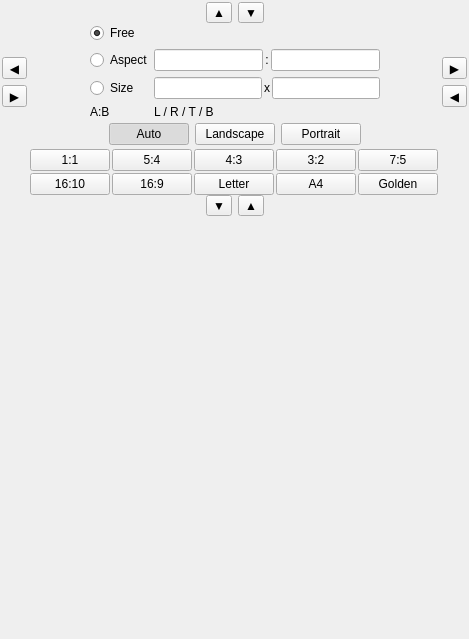
<?xml version="1.0" encoding="UTF-8"?>
<ui version="4.0">
 <class>Cropper</class>
 <widget class="QWidget" name="Cropper">
  <property name="geometry">
   <rect>
    <x>0</x>
    <y>0</y>
    <width>469</width>
    <height>639</height>
   </rect>
  </property>
  <property name="windowTitle">
   <string>Form</string>
  </property>
  <layout class="QVBoxLayout" name="verticalLayout_3">
   <property name="spacing">
    <number>0</number>
   </property>
   <property name="margin">
    <number>2</number>
   </property>
   <item>
    <widget class="QWidget" name="widget" native="true">
     <layout class="QHBoxLayout" name="horizontalLayout">
      <property name="topMargin">
       <number>0</number>
      </property>
      <property name="bottomMargin">
       <number>0</number>
      </property>
      <item>
       <spacer name="horizontalSpacer">
        <property name="orientation">
         <enum>Qt::Horizontal</enum>
        </property>
        <property name="sizeHint" stdset="0">
         <size>
          <width>97</width>
          <height>20</height>
         </size>
        </property>
       </spacer>
      </item>
      <item>
       <widget class="QToolButton" name="adj_top_out">
        <property name="focusPolicy">
         <enum>Qt::NoFocus</enum>
        </property>
        <property name="text">
         <string>▲</string>
        </property>
       </widget>
      </item>
      <item>
       <widget class="QToolButton" name="adj_top_in">
        <property name="focusPolicy">
         <enum>Qt::NoFocus</enum>
        </property>
        <property name="text">
         <string>▼</string>
        </property>
       </widget>
      </item>
      <item>
       <spacer name="horizontalSpacer_2">
        <property name="orientation">
         <enum>Qt::Horizontal</enum>
        </property>
        <property name="sizeHint" stdset="0">
         <size>
          <width>96</width>
          <height>20</height>
         </size>
        </property>
       </spacer>
      </item>
     </layout>
    </widget>
   </item>
   <item>
    <widget class="QWidget" name="widget_5" native="true">
     <layout class="QHBoxLayout" name="horizontalLayout_4">
      <property name="margin">
       <number>0</number>
      </property>
      <item>
       <widget class="QWidget" name="widget_3" native="true">
        <layout class="QVBoxLayout" name="verticalLayout_2">
         <property name="leftMargin">
          <number>0</number>
         </property>
         <property name="topMargin">
          <number>9</number>
         </property>
         <property name="rightMargin">
          <number>0</number>
         </property>
         <property name="bottomMargin">
          <number>9</number>
         </property>
         <item>
          <spacer name="verticalSpacer_3">
           <property name="orientation">
            <enum>Qt::Vertical</enum>
           </property>
           <property name="sizeHint" stdset="0">
            <size>
             <width>20</width>
             <height>50</height>
            </size>
           </property>
          </spacer>
         </item>
         <item>
          <widget class="QToolButton" name="adj_left_out">
           <property name="focusPolicy">
            <enum>Qt::NoFocus</enum>
           </property>
           <property name="text">
            <string>◀</string>
           </property>
           <property name="checkable">
            <bool>false</bool>
           </property>
          </widget>
         </item>
         <item>
          <widget class="QToolButton" name="adj_left_in">
           <property name="focusPolicy">
            <enum>Qt::NoFocus</enum>
           </property>
           <property name="text">
            <string>▶</string>
           </property>
           <property name="checkable">
            <bool>false</bool>
           </property>
          </widget>
         </item>
         <item>
          <spacer name="verticalSpacer_4">
           <property name="orientation">
            <enum>Qt::Vertical</enum>
           </property>
           <property name="sizeHint" stdset="0">
            <size>
             <width>20</width>
             <height>28</height>
            </size>
           </property>
          </spacer>
         </item>
        </layout>
       </widget>
      </item>
      <item>
       <spacer name="horizontalSpacer_5">
        <property name="orientation">
         <enum>Qt::Horizontal</enum>
        </property>
        <property name="sizeHint" stdset="0">
         <size>
          <width>40</width>
          <height>20</height>
         </size>
        </property>
       </spacer>
      </item>
      <item>
       <widget class="QWidget" name="widget_10" native="true">
        <layout class="QGridLayout" name="gridLayout">
         <property name="horizontalSpacing">
          <number>1</number>
         </property>
         <property name="margin">
          <number>0</number>
         </property>
         <item row="0" column="0">
          <spacer name="verticalSpacer_5">
           <property name="orientation">
            <enum>Qt::Vertical</enum>
           </property>
           <property name="sizeHint" stdset="0">
            <size>
             <width>20</width>
             <height>40</height>
            </size>
           </property>
          </spacer>
         </item>
         <item row="2" column="1">
          <widget class="QWidget" name="widget_13" native="true">
           <layout class="QHBoxLayout" name="horizontalLayout_10">
            <property name="spacing">
             <number>2</number>
            </property>
            <property name="margin">
             <number>0</number>
            </property>
            <item>
             <widget class="QLineEdit" name="aspect_1"/>
            </item>
            <item>
             <widget class="QLabel" name="label">
              <property name="text">
               <string>:</string>
              </property>
              <property name="alignment">
               <set>Qt::AlignCenter</set>
              </property>
             </widget>
            </item>
            <item>
             <widget class="QLineEdit" name="aspect_2"/>
            </item>
           </layout>
          </widget>
         </item>
         <item row="3" column="0">
          <widget class="QRadioButton" name="tgt_size">
           <property name="focusPolicy">
            <enum>Qt::NoFocus</enum>
           </property>
           <property name="text">
            <string>Size</string>
           </property>
           <property name="checkable">
            <bool>true</bool>
           </property>
          </widget>
         </item>
         <item row="6" column="0">
          <spacer name="verticalSpacer_6">
           <property name="orientation">
            <enum>Qt::Vertical</enum>
           </property>
           <property name="sizeHint" stdset="0">
            <size>
             <width>20</width>
             <height>40</height>
            </size>
           </property>
          </spacer>
         </item>
         <item row="2" column="0">
          <widget class="QRadioButton" name="tgt_aspect">
           <property name="focusPolicy">
            <enum>Qt::NoFocus</enum>
           </property>
           <property name="text">
            <string>Aspect</string>
           </property>
           <property name="checkable">
            <bool>true</bool>
           </property>
           <property name="checked">
            <bool>false</bool>
           </property>
          </widget>
         </item>
         <item row="5" column="0">
          <widget class="QLabel" name="current_rat">
           <property name="text">
            <string>A:B</string>
           </property>
          </widget>
         </item>
         <item row="3" column="1">
          <widget class="QWidget" name="widget_14" native="true">
           <layout class="QHBoxLayout" name="horizontalLayout_11">
            <property name="spacing">
             <number>2</number>
            </property>
            <property name="margin">
             <number>0</number>
            </property>
            <item>
             <widget class="QLineEdit" name="size_1"/>
            </item>
            <item>
             <widget class="QLabel" name="label_2">
              <property name="text">
               <string>x</string>
              </property>
              <property name="alignment">
               <set>Qt::AlignCenter</set>
              </property>
             </widget>
            </item>
            <item>
             <widget class="QLineEdit" name="size_2"/>
            </item>
           </layout>
          </widget>
         </item>
         <item row="5" column="1">
          <widget class="QLabel" name="current_lrtb">
           <property name="text">
            <string>L / R / T / B</string>
           </property>
          </widget>
         </item>
         <item row="1" column="0">
          <widget class="QRadioButton" name="tgt_free">
           <property name="text">
            <string>Free</string>
           </property>
           <property name="checked">
            <bool>true</bool>
           </property>
          </widget>
         </item>
        </layout>
       </widget>
      </item>
      <item>
       <spacer name="horizontalSpacer_6">
        <property name="orientation">
         <enum>Qt::Horizontal</enum>
        </property>
        <property name="sizeHint" stdset="0">
         <size>
          <width>40</width>
          <height>20</height>
         </size>
        </property>
       </spacer>
      </item>
      <item>
       <widget class="QWidget" name="widget_4" native="true">
        <layout class="QVBoxLayout" name="verticalLayout">
         <property name="leftMargin">
          <number>0</number>
         </property>
         <property name="topMargin">
          <number>9</number>
         </property>
         <property name="rightMargin">
          <number>0</number>
         </property>
         <property name="bottomMargin">
          <number>9</number>
         </property>
         <item>
          <spacer name="verticalSpacer">
           <property name="orientation">
            <enum>Qt::Vertical</enum>
           </property>
           <property name="sizeHint" stdset="0">
            <size>
             <width>20</width>
             <height>50</height>
            </size>
           </property>
          </spacer>
         </item>
         <item>
          <widget class="QToolButton" name="adj_right_out">
           <property name="focusPolicy">
            <enum>Qt::NoFocus</enum>
           </property>
           <property name="text">
            <string>▶</string>
           </property>
           <property name="checkable">
            <bool>false</bool>
           </property>
          </widget>
         </item>
         <item>
          <widget class="QToolButton" name="adj_right_in">
           <property name="focusPolicy">
            <enum>Qt::NoFocus</enum>
           </property>
           <property name="text">
            <string>◀</string>
           </property>
           <property name="checkable">
            <bool>false</bool>
           </property>
          </widget>
         </item>
         <item>
          <spacer name="verticalSpacer_2">
           <property name="orientation">
            <enum>Qt::Vertical</enum>
           </property>
           <property name="sizeHint" stdset="0">
            <size>
             <width>20</width>
             <height>28</height>
            </size>
           </property>
          </spacer>
         </item>
        </layout>
       </widget>
      </item>
     </layout>
    </widget>
   </item>
   <item>
    <widget class="QWidget" name="orientations" native="true">
     <layout class="QHBoxLayout" name="horizontalLayout_3">
      <property name="leftMargin">
       <number>10</number>
      </property>
      <property name="topMargin">
       <number>4</number>
      </property>
      <property name="rightMargin">
       <number>10</number>
      </property>
      <property name="bottomMargin">
       <number>4</number>
      </property>
      <item>
       <spacer name="horizontalSpacer_10">
        <property name="orientation">
         <enum>Qt::Horizontal</enum>
        </property>
        <property name="sizeHint" stdset="0">
         <size>
          <width>40</width>
          <height>20</height>
         </size>
        </property>
       </spacer>
      </item>
      <item>
       <widget class="QPushButton" name="orient_auto">
        <property name="focusPolicy">
         <enum>Qt::NoFocus</enum>
        </property>
        <property name="text">
         <string>Auto</string>
        </property>
        <property name="checkable">
         <bool>true</bool>
        </property>
        <property name="checked">
         <bool>true</bool>
        </property>
        <property name="autoExclusive">
         <bool>true</bool>
        </property>
       </widget>
      </item>
      <item>
       <widget class="QPushButton" name="orient_landscape">
        <property name="focusPolicy">
         <enum>Qt::NoFocus</enum>
        </property>
        <property name="text">
         <string>Landscape</string>
        </property>
        <property name="checkable">
         <bool>true</bool>
        </property>
        <property name="autoExclusive">
         <bool>true</bool>
        </property>
       </widget>
      </item>
      <item>
       <widget class="QPushButton" name="orient_portrait">
        <property name="focusPolicy">
         <enum>Qt::NoFocus</enum>
        </property>
        <property name="text">
         <string>Portrait</string>
        </property>
        <property name="checkable">
         <bool>true</bool>
        </property>
        <property name="autoExclusive">
         <bool>true</bool>
        </property>
       </widget>
      </item>
      <item>
       <spacer name="horizontalSpacer_9">
        <property name="orientation">
         <enum>Qt::Horizontal</enum>
        </property>
        <property name="sizeHint" stdset="0">
         <size>
          <width>40</width>
          <height>20</height>
         </size>
        </property>
       </spacer>
      </item>
     </layout>
    </widget>
   </item>
   <item>
    <widget class="QWidget" name="ratios" native="true">
     <property name="layoutDirection">
      <enum>Qt::LeftToRight</enum>
     </property>
     <layout class="QGridLayout" name="gridLayout_2">
      <property name="margin">
       <number>0</number>
      </property>
      <property name="spacing">
       <number>2</number>
      </property>
      <item row="0" column="0">
       <spacer name="horizontalSpacer_7">
        <property name="orientation">
         <enum>Qt::Horizontal</enum>
        </property>
        <property name="sizeHint" stdset="0">
         <size>
          <width>40</width>
          <height>20</height>
         </size>
        </property>
       </spacer>
      </item>
      <item row="0" column="6">
       <spacer name="horizontalSpacer_8">
        <property name="orientation">
         <enum>Qt::Horizontal</enum>
        </property>
        <property name="sizeHint" stdset="0">
         <size>
          <width>40</width>
          <height>20</height>
         </size>
        </property>
       </spacer>
      </item>
      <item row="2" column="2">
       <spacer name="verticalSpacer_7">
        <property name="orientation">
         <enum>Qt::Vertical</enum>
        </property>
        <property name="sizeHint" stdset="0">
         <size>
          <width>20</width>
          <height>40</height>
         </size>
        </property>
       </spacer>
      </item>
      <item row="0" column="1">
       <widget class="QPushButton" name="rat_1_1">
        <property name="focusPolicy">
         <enum>Qt::NoFocus</enum>
        </property>
        <property name="text">
         <string>1:1</string>
        </property>
        <property name="checkable">
         <bool>true</bool>
        </property>
        <property name="autoExclusive">
         <bool>true</bool>
        </property>
       </widget>
      </item>
      <item row="1" column="2">
       <widget class="QPushButton" name="rat_16_9">
        <property name="focusPolicy">
         <enum>Qt::NoFocus</enum>
        </property>
        <property name="text">
         <string>16:9</string>
        </property>
        <property name="checkable">
         <bool>true</bool>
        </property>
        <property name="autoExclusive">
         <bool>true</bool>
        </property>
       </widget>
      </item>
      <item row="1" column="4">
       <widget class="QPushButton" name="rat_297_210">
        <property name="focusPolicy">
         <enum>Qt::NoFocus</enum>
        </property>
        <property name="toolTip">
         <string>A4 shape (297:110)</string>
        </property>
        <property name="text">
         <string>A4</string>
        </property>
        <property name="checkable">
         <bool>true</bool>
        </property>
        <property name="autoExclusive">
         <bool>true</bool>
        </property>
       </widget>
      </item>
      <item row="0" column="4">
       <widget class="QPushButton" name="rat_3_2">
        <property name="focusPolicy">
         <enum>Qt::NoFocus</enum>
        </property>
        <property name="text">
         <string>3:2</string>
        </property>
        <property name="checkable">
         <bool>true</bool>
        </property>
        <property name="autoExclusive">
         <bool>true</bool>
        </property>
       </widget>
      </item>
      <item row="0" column="3">
       <widget class="QPushButton" name="rat_4_3">
        <property name="focusPolicy">
         <enum>Qt::NoFocus</enum>
        </property>
        <property name="text">
         <string>4:3</string>
        </property>
        <property name="checkable">
         <bool>true</bool>
        </property>
        <property name="autoExclusive">
         <bool>true</bool>
        </property>
       </widget>
      </item>
      <item row="0" column="2">
       <widget class="QPushButton" name="rat_5_4">
        <property name="focusPolicy">
         <enum>Qt::NoFocus</enum>
        </property>
        <property name="text">
         <string>5:4</string>
        </property>
        <property name="checkable">
         <bool>true</bool>
        </property>
        <property name="autoExclusive">
         <bool>true</bool>
        </property>
       </widget>
      </item>
      <item row="0" column="5">
       <widget class="QPushButton" name="rat_7_5">
        <property name="focusPolicy">
         <enum>Qt::NoFocus</enum>
        </property>
        <property name="text">
         <string>7:5</string>
        </property>
        <property name="checkable">
         <bool>true</bool>
        </property>
        <property name="autoExclusive">
         <bool>true</bool>
        </property>
       </widget>
      </item>
      <item row="1" column="1">
       <widget class="QPushButton" name="rat_16_10">
        <property name="focusPolicy">
         <enum>Qt::NoFocus</enum>
        </property>
        <property name="text">
         <string>16:10</string>
        </property>
        <property name="checkable">
         <bool>true</bool>
        </property>
        <property name="autoExclusive">
         <bool>true</bool>
        </property>
       </widget>
      </item>
      <item row="1" column="5">
       <widget class="QPushButton" name="rat_1618_1000">
        <property name="focusPolicy">
         <enum>Qt::NoFocus</enum>
        </property>
        <property name="toolTip">
         <string>Golden ratio (½+½√5 : 1)</string>
        </property>
        <property name="text">
         <string>Golden</string>
        </property>
        <property name="checkable">
         <bool>true</bool>
        </property>
        <property name="autoExclusive">
         <bool>true</bool>
        </property>
       </widget>
      </item>
      <item row="1" column="3">
       <widget class="QPushButton" name="rat_110_85">
        <property name="focusPolicy">
         <enum>Qt::NoFocus</enum>
        </property>
        <property name="toolTip">
         <string>Letter shape (11:8.5)</string>
        </property>
        <property name="text">
         <string>Letter</string>
        </property>
        <property name="checkable">
         <bool>true</bool>
        </property>
        <property name="autoExclusive">
         <bool>true</bool>
        </property>
       </widget>
      </item>
     </layout>
    </widget>
   </item>
   <item>
    <widget class="QWidget" name="widget_2" native="true">
     <layout class="QHBoxLayout" name="horizontalLayout_2">
      <property name="topMargin">
       <number>0</number>
      </property>
      <property name="bottomMargin">
       <number>0</number>
      </property>
      <item>
       <spacer name="horizontalSpacer_3">
        <property name="orientation">
         <enum>Qt::Horizontal</enum>
        </property>
        <property name="sizeHint" stdset="0">
         <size>
          <width>97</width>
          <height>20</height>
         </size>
        </property>
       </spacer>
      </item>
      <item>
       <widget class="QToolButton" name="adj_bottom_out">
        <property name="focusPolicy">
         <enum>Qt::NoFocus</enum>
        </property>
        <property name="text">
         <string>▼</string>
        </property>
       </widget>
      </item>
      <item>
       <widget class="QToolButton" name="adj_bottom_in">
        <property name="focusPolicy">
         <enum>Qt::NoFocus</enum>
        </property>
        <property name="text">
         <string>▲</string>
        </property>
       </widget>
      </item>
      <item>
       <spacer name="horizontalSpacer_4">
        <property name="orientation">
         <enum>Qt::Horizontal</enum>
        </property>
        <property name="sizeHint" stdset="0">
         <size>
          <width>96</width>
          <height>20</height>
         </size>
        </property>
       </spacer>
      </item>
     </layout>
    </widget>
   </item>
   <item>
    <spacer name="verticalSpacer_8">
     <property name="orientation">
      <enum>Qt::Vertical</enum>
     </property>
     <property name="sizeHint" stdset="0">
      <size>
       <width>20</width>
       <height>4000</height>
      </size>
     </property>
    </spacer>
   </item>
  </layout>
 </widget>
 <resources/>
 <connections/>
</ui>
